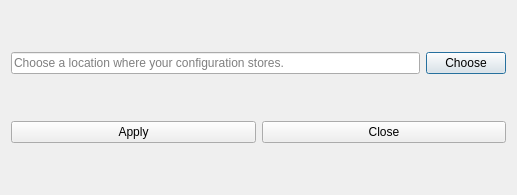
<?xml version="1.0" encoding="UTF-8"?>
<ui version="4.0">
 <class>ChooseLocationDialog</class>
 <widget class="QDialog" name="ChooseLocationDialog">
  <property name="geometry">
   <rect>
    <x>0</x>
    <y>0</y>
    <width>517</width>
    <height>195</height>
   </rect>
  </property>
  <property name="windowTitle">
   <string>Dialog</string>
  </property>
  <layout class="QVBoxLayout" name="verticalLayout">
   <item>
    <layout class="QHBoxLayout" name="horizontalLayout">
     <item>
      <widget class="QLineEdit" name="locationLineEdit">
       <property name="placeholderText">
        <string>Choose a location where your configuration stores.</string>
       </property>
      </widget>
     </item>
     <item>
      <widget class="QPushButton" name="chooseLocationButton">
       <property name="text">
        <string>Choose</string>
       </property>
      </widget>
     </item>
    </layout>
   </item>
   <item>
    <layout class="QHBoxLayout" name="horizontalLayout_2">
     <item>
      <widget class="QPushButton" name="applyButton">
       <property name="text">
        <string>Apply</string>
       </property>
      </widget>
     </item>
     <item>
      <widget class="QPushButton" name="closeButton">
       <property name="text">
        <string>Close</string>
       </property>
      </widget>
     </item>
    </layout>
   </item>
  </layout>
 </widget>
 <resources/>
 <connections/>
</ui>
